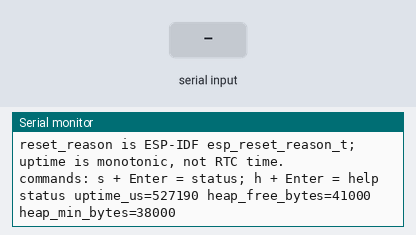
A program run on a simulated ESP32. On the bench: the last lines printed to the serial monitor. Inputs (shaded band) come from the test bench.

Above: at 1.7 s.
1.8 s: "h" received over Serial
At 3.0 s:
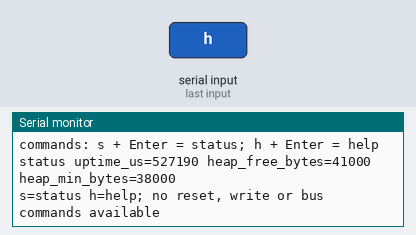
3.3 s: "s" received over Serial
At 4.4 s:
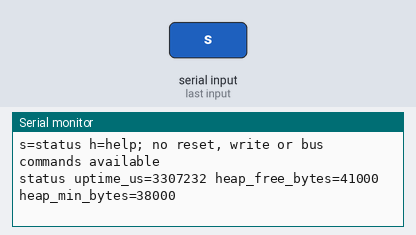
Timing chart, 0 to 6.3 s (numbered marks = the images above; inputs shaded):
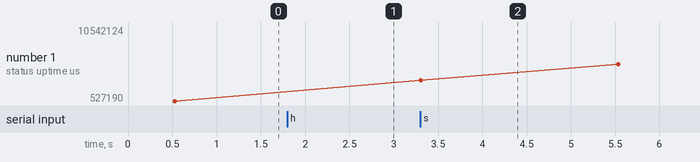

Measured:
- after the input at 1.8 s, the serial monitor: prints a new line at once (image 1)
- after the input at 3.3 s, the serial monitor: prints a new line at once (image 2)
- plotted number 1: 527190 → 10542124 after the input at 3.3 s

The program:

main.cpp
```cpp
#include <Arduino.h>
#include <esp_system.h>
#include <esp_timer.h>
#include <inttypes.h>

// Bench-only diagnostics: UART0 is the only external interface initialized.
// No GPIO probing, SPI, I2C, SD, RTC, vehicle bus, radio or persistent writes.
namespace {
constexpr uint32_t kReportIntervalMs = 5000;
uint32_t lastReportMs = 0;

void printStatus() {
  Serial.printf("status uptime_us=%" PRId64 " heap_free_bytes=%u heap_min_bytes=%u\n",
                esp_timer_get_time(), ESP.getFreeHeap(), ESP.getMinFreeHeap());
}
}

void setup() {
  Serial.begin(115200);
  delay(500);
  Serial.println("\nc3_datalogger_diagnostic version=0.1.0");
  Serial.println("mode=bench_serial_only peripherals=disabled");
  Serial.printf("chip_model=%s chip_revision=%u cores=%u cpu_mhz=%u\n",
                ESP.getChipModel(), ESP.getChipRevision(), ESP.getChipCores(),
                ESP.getCpuFreqMHz());
  Serial.printf("flash_bytes=%u flash_hz=%u flash_mode=%u\n",
                ESP.getFlashChipSize(), ESP.getFlashChipSpeed(),
                static_cast<unsigned>(ESP.getFlashChipMode()));
  Serial.printf("sdk=%s reset_reason=%u heap_total_bytes=%u psram_bytes=%u\n",
                ESP.getSdkVersion(), static_cast<unsigned>(esp_reset_reason()),
                ESP.getHeapSize(), ESP.getPsramSize());
  Serial.println("reset_reason is ESP-IDF esp_reset_reason_t; uptime is monotonic, not RTC time.");
  Serial.println("commands: s + Enter = status; h + Enter = help");
  printStatus();
  lastReportMs = millis();
}

void loop() {
  // Bound input handling so continuous serial input cannot starve status reports.
  for (unsigned count = 0; count < 32 && Serial.available() > 0; ++count) {
    const int command = Serial.read();
    if (command == 's') {
      printStatus();
    } else if (command == 'h') {
      Serial.println("s=status h=help; no reset, write or bus commands available");
    }
  }
  const uint32_t now = millis();
  if (static_cast<uint32_t>(now - lastReportMs) >= kReportIntervalMs) {
    lastReportMs = now;
    printStatus();
  }
  delay(10);
}
```
